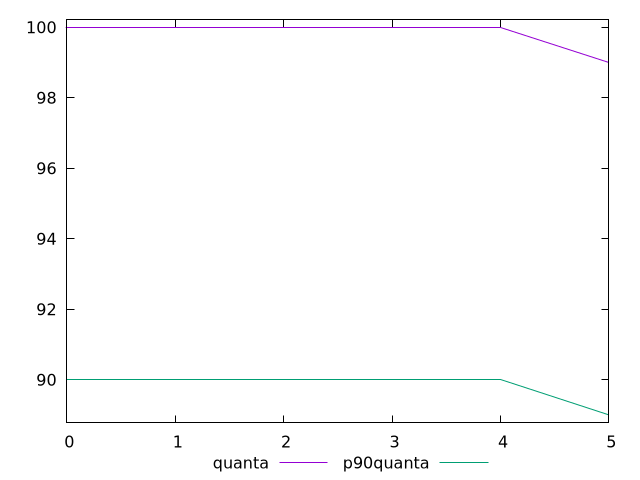

Source code (gnuplot):
$_quanta <<EOF
100
100
100
100
100
100
99
EOF
$_p90Quanta <<EOF
90
90
90
90
90
90
89
EOF
set key outside below
set terminal pngcairo
set output "report_00006_2020-11-02T20-21-41.718Z/first-meaningful-paint/progession_quanta_p90quanta.png"
set yrange [88.78:100.22]
plot $_quanta title "quanta" with line ,$_p90Quanta title "p90quanta" with line ,
